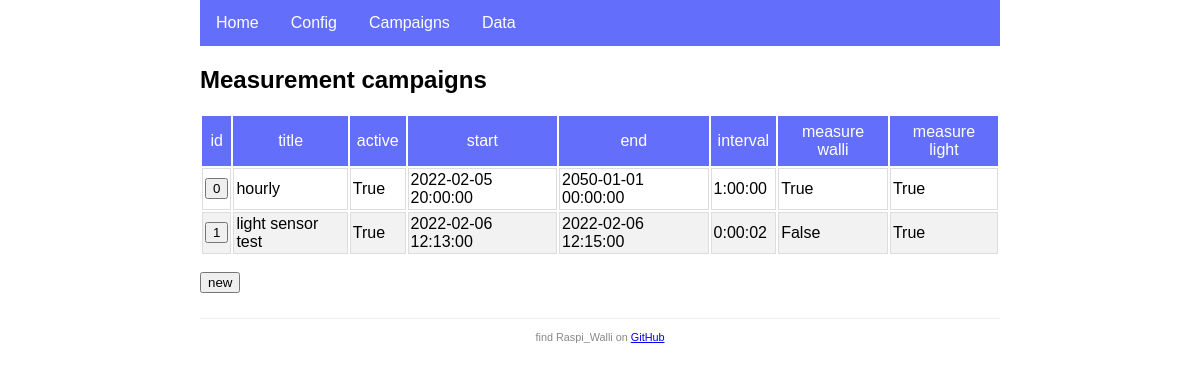
Page /campaigns/ on the earlier database version.
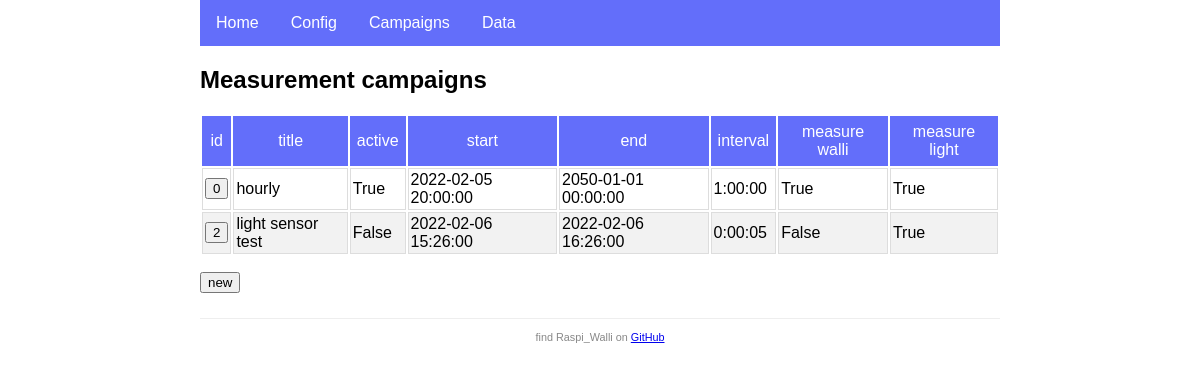
Same page on the later database version.
### app.py (models this page shows, shortened)
class Campaign(db.Model):
    id = db.Column(db.Integer, primary_key=True)
    title = db.Column(db.String(120), nullable=False)
    is_active = db.Column(db.Boolean, default=True)
    start = db.Column(db.DateTime, nullable=False)
    end = db.Column(db.DateTime, nullable=False)
    previous = db.Column(db.DateTime)
    interval = db.Column(db.Interval, nullable=False)
    measure_walli = db.Column(db.Boolean, default=True)
    measure_light = db.Column(db.Boolean, default=True)
    walli_stats = db.relationship('WalliStat', backref='campaign', lazy=True, cascade="all, delete")
    lux_values = db.relationship('LuxValue', backref='campaign', lazy=True, cascade="all, delete")

### app.py (the view)
@app.route('/campaigns/')
def campaigns():
    campaigns = db.session.query(Campaign).all()
    return render_template('campaigns.html', campaigns=campaigns)

### templates/campaigns.html
{% extends 'base.html' %}
{% block content %}
<h2>Measurement campaigns</h2>
<table>
    <thead>
        <tr>
            <th>id</th>
            <th>title</th>
            <th>active</th>
            <th>start</th>
            <th>end</th>
            <th>interval</th>
            <th>measure walli</th>
            <th>measure light</th>
        </tr>
    </thead>
    <tbody>
        {% for cpn in campaigns %}
        <tr>
            <td>
                <a href="edit/{{cpn.id}}/" title="click to edit campaign {{cpn.id}}">
                    <button type="button">{{cpn.id}}</button>
                </a>
            </td>
            <td>{{cpn.title}}</td>
            <td>{{cpn.is_active}}</td>
            <td>{{cpn.start}}</td>
            <td>{{cpn.end}}</td>
            <td>{{cpn.interval}}</td>
            <td>{{cpn.measure_walli}}</td>
            <td>{{cpn.measure_light}}</td>
        </tr>
        {% endfor %}
    </tbody>
</table>
<p>
    <a href="edit">
        <button type="button" title="create a new campaign">new</button>
    </a>
</p>
{% endblock %}

### templates/base.html (shortened to what this page needs)
<!DOCTYPE html>
<html>
<head>
    <link rel="stylesheet" type="text/css" href="{{ url_for('static', filename='style.css' ) }}">
</head>
<body>
<nav>
    <ul>
        <li><a href="{{ url_for('home') }}">Home</a></li>
        <li><a href="{{ url_for('config') }}">Config</a></li>
        <li><a href="{{ url_for('campaigns') }}">Campaigns</a></li>
        <li><a href="{{ url_for('data') }}">Data</a></li>
    </ul>
</nav>
<main>
    {% block content %}{% endblock %}
</main>
<footer>
    <small> find Raspi_Walli on
        <a href="https://github.com/munich-ml/raspi_walli/">GitHub</a>
    </small>
</footer>
</body>
</html>

### static/style.css (style rules this page uses)
* { font-family: Arial, Helvetica, sans-serif; }
body { margin: auto; width: 800px; }
nav ul { list-style-type: none; margin: 0; padding: 0; overflow: hidden; background-color: rgb(99, 110, 250); }
nav li { float: left; }
nav li a { display: block; color: white; text-align: center; padding: 14px 16px; text-decoration: none; }
main { padding: 0; }
footer { font-size: 13px; color: #888; border-top: 1px solid #eee; margin-top: 25px; text-align: center; padding: 10px; }
th { border: 0px; padding: 7px; font-weight: normal; text-align: center; color: white; background-color: rgb(99, 110, 250); }
td { border: 1px solid #ddd; padding: 2px; text-align: left; }
tr:nth-child(even) { background-color: #f2f2f2; }

Differences in the rows shown:
removed Campaign: id "1", title "light sensor test", is_active "True", start "2022-02-06 12:13:00", end "2022-02-06 12:15:00", interval "0:00:02", measure_walli "False", measure_light "True"
added Campaign: id "2", title "light sensor test", is_active "False", start "2022-02-06 15:26:00", end "2022-02-06 16:26:00", interval "0:00:05", measure_walli "False", measure_light "True"
